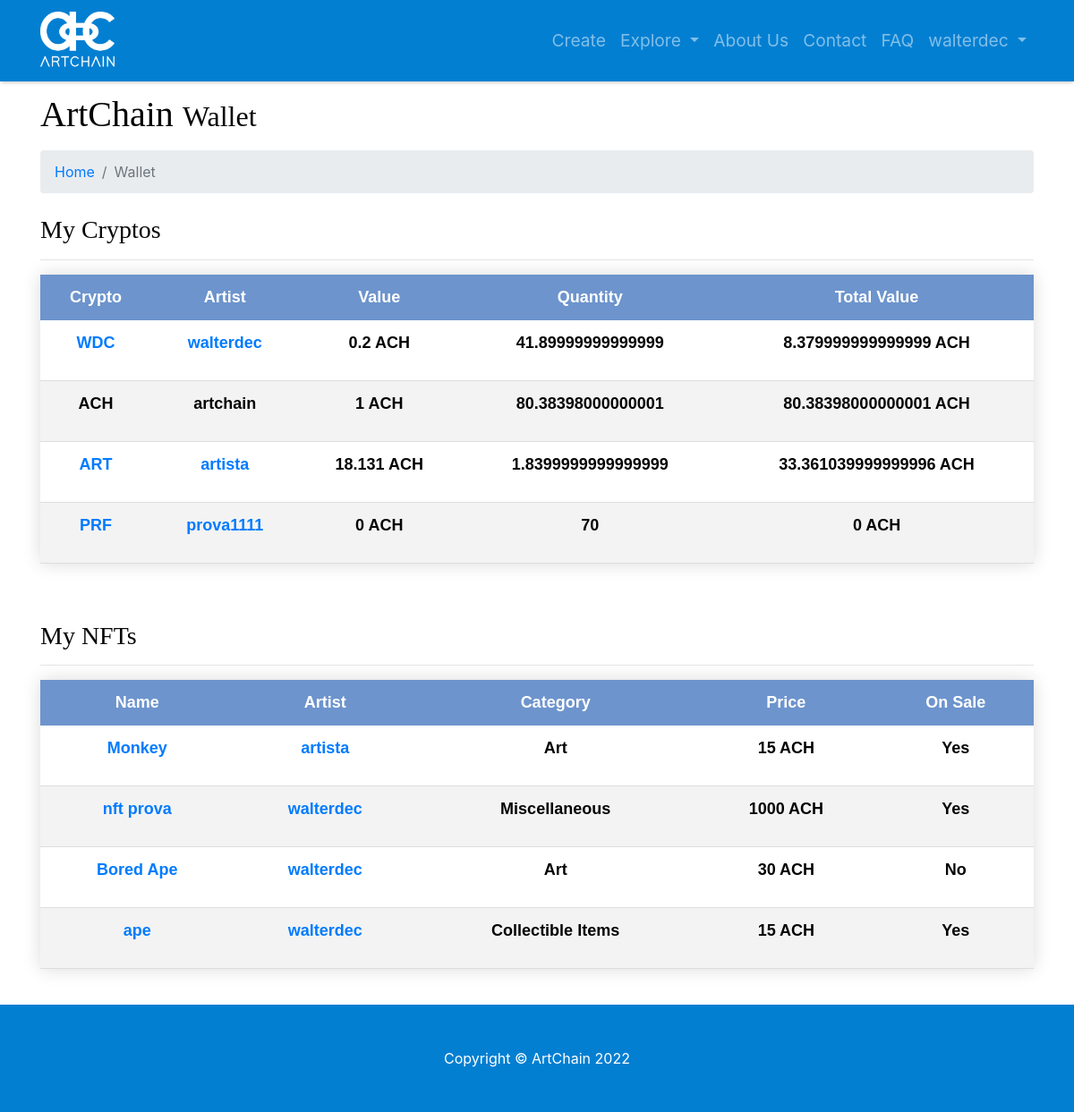
The page /myaccount-mywallet (signed in) on the database as committed earlier.
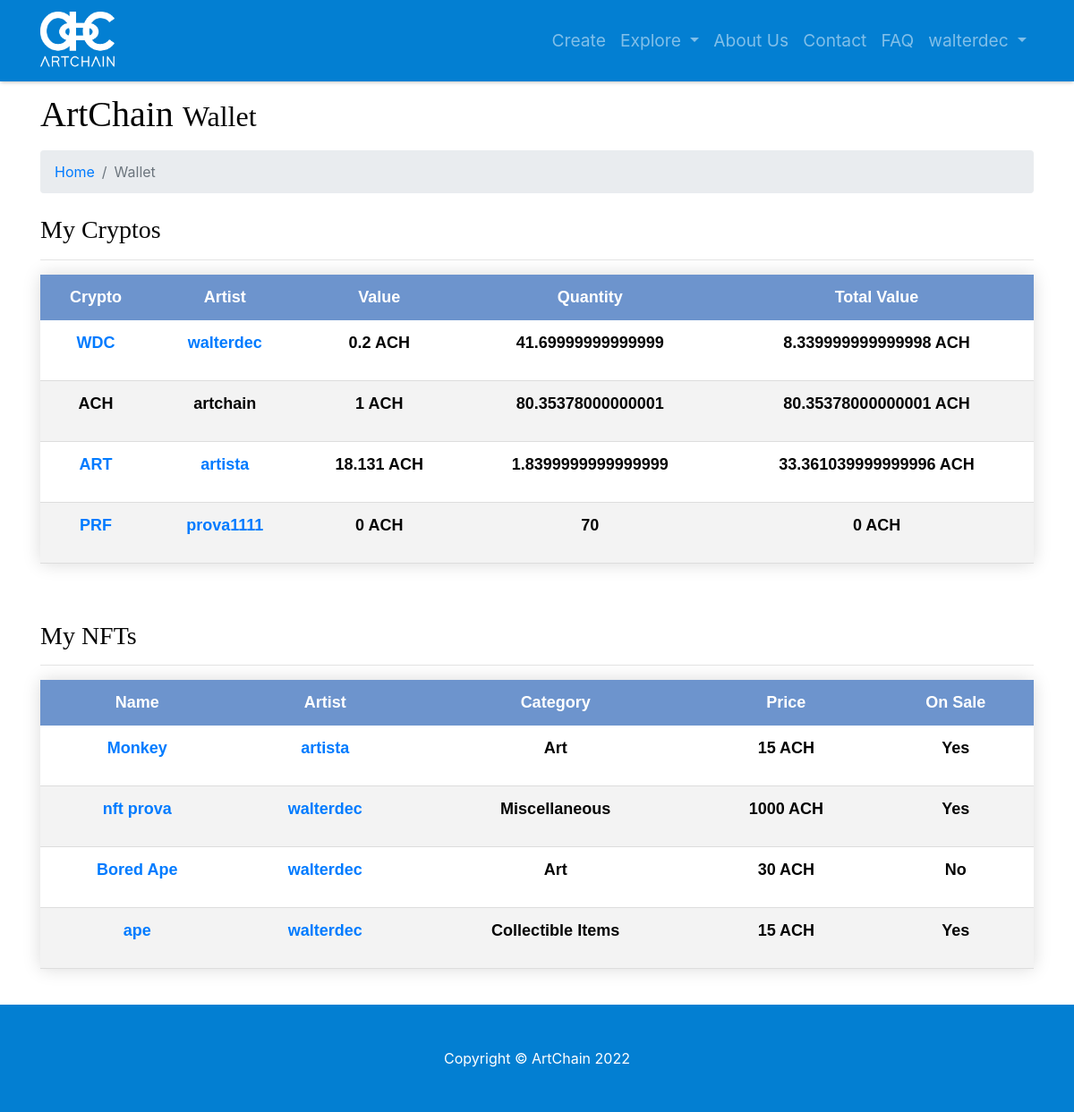
The same page on the database as committed later.
### model.py (models this page shows)
class User(db.Model):
    __tablename__ = 'users'
    id = db.Column(db.Integer, unique=True, primary_key=True)
    username = db.Column(db.String(64), unique=True, index=True)
    password = db.Column(db.String(64))
    email = db.Column(db.String(64), unique=True)
    role_id = db.Column(db.Integer, db.ForeignKey('roles.id'))
    name = db.Column(db.String(64))
    surname = db.Column(db.String(64))
    category = db.Column(db.String(64), default=False)
    profile_pic_src = db.Column(db.String(64))
    insta = db.Column(db.Integer)
    instaname = db.Column(db.String(64))
    face = db.Column(db.Integer)
    facename = db.Column(db.String(64))
    twitter = db.Column(db.Integer)
    twittername = db.Column(db.String(64))
    yt = db.Column(db.Integer)
    ytname = db.Column(db.String(64))
    tiktok = db.Column(db.Integer)
    tiktokname = db.Column(db.String(64))
    twitch = db.Column(db.Integer)
    twitchname = db.Column(db.String(64))
    applemusic = db.Column(db.Integer)
    applemusicname = db.Column(db.String(64))
    spotify = db.Column(db.Integer)
    spotifyname = db.Column(db.String(64))
    soundcloud = db.Column(db.Integer)
    soundcloudname = db.Column(db.String(64))
    sales = db.Column(db.Integer)
    value = db.Column(db.Integer)

class Crypto(db.Model):
    __tablename__ = 'cryptos'
    id = db.Column(db.Integer, primary_key=True, unique=True)
    user_id = db.Column(db.Integer)
    name = db.Column(db.String(64), unique=True)
    value = db.Column(db.Float)

class Wallet(db.Model):
    __tablename__ = 'wallets'
    id = db.Column(db.Integer, primary_key=True, unique=True)
    user_id = db.Column(db.Integer)
    crypto_id = db.Column(db.Integer)
    amount = db.Column(db.Integer)

class NFT(db.Model):
    __tablename__ = 'nfts'
    id = db.Column(db.Integer, primary_key=True)
    name = db.Column(db.String(64))
    category = db.Column(db.String(64))
    description = db.Column(db.Text)
    price = db.Column(db.Float)
    creator_id = db.Column(db.String(64), index=True)
    owner_id = db.Column(db.String(64))
    on_sale = db.Column(db.Boolean(1))
    img_src = db.Column(db.String(64))

### app.py (the view)
@app.route('/myaccount-mywallet', endpoint='mywallet')
def my_wallet():
    try:
        if session['username']:
            user = session['username']
            for row in db.session.query(model.User).filter_by(username=user):
                user_logged_in = row
    except KeyError:
        return forbidden(KeyError)
    users_dictionary = {}
    crypto_dictionary = {}
    wallet_dictionary = {}
    wallet_list = db.session.query(model.Wallet).filter_by(user_id=user_logged_in.id).all()
    cryptos_list = db.session.query(model.Crypto).all()
    for cryptocurrency in cryptos_list:
        users_dictionary[cryptocurrency.user_id] = (db.session.query(model.User).filter_by
                                                    (id=cryptocurrency.user_id).first())
    for row in wallet_list:
        crypto_dictionary[row.crypto_id] = (db.session.query(model.Crypto).filter_by
                                            (id=row.crypto_id).first())
        wallet_dictionary[row.crypto_id] = row
    nfts_list = db.session.query(model.NFT).filter_by(owner_id=user_logged_in.id).all()
    return render_template('myaccount-mywallet.html', user=user_logged_in,
                           users_dictionary=users_dictionary, crypto_dictionary=crypto_dictionary,
                           wallet_dictionary=wallet_dictionary, nfts_list=nfts_list)

### templates/myaccount-mywallet.html (shortened to what this page needs)
{% include 'main-template.html' %}
{% block content %}
<head>
</head>
<div class="container">
   <h1 class="mt-4 mb-3">ArtChain
      <small>Wallet</small>
   </h1>
   <ol class="breadcrumb">
      <li class="breadcrumb-item">
         <a href="/">Home</a>
      </li>
      <li class="breadcrumb-item active">Wallet</li>
   </ol>
   <div class="mt-4 mb-3">
      <h3>My Cryptos</h3>
      <hr>
      {% if not crypto_dictionary %}
      <h5 class="text-center">You have no cryptos in your wallet.</h5>
      {% else %}
      <table class="styled-table">
         <thead>
            <tr>
               <th>Crypto</th>
               <th>Artist</th>
               <th>Value</th>
               <th>Quantity</th>
               <th>Total Value</th>
            </tr>
         </thead>
         <tbody>
            {% for crypto in crypto_dictionary.values() %}
            {% if crypto.name == 'ACH' %}
            <tr class="mt-5">
               <th>
                  <p>{{crypto.name}}</p>
               </th>
               <th>
                  <p>
                     {{users_dictionary.get(crypto.user_id).username}}
                  </p>
               </th>
               <th>
                  <p>{{users_dictionary.get(crypto.user_id).value}} ACH</p>
               </th>
               <th>
                  <p>{{wallet_dictionary.get(crypto.id).amount}}</p>
               </th>
               <th>
                  <p>{{wallet_dictionary.get(crypto.id).amount*users_dictionary.get(crypto.user_id).value}} ACH</p>
               </th>
            </tr>
            {% else %}
            <tr class="mt-5">
               <th>
                  <p><a href="item/crypto/{{crypto.name}}">{{crypto.name}}</a></p>
               </th>
               <th>
                  <p><a href="profile/{{users_dictionary.get(crypto.user_id).username}}">
                     {{users_dictionary.get(crypto.user_id).username}}
                     </a>
                  </p>
               </th>
               <th>
                  <p>{{users_dictionary.get(crypto.user_id).value}} ACH</p>
               </th>
               <th>
                  <p>{{wallet_dictionary.get(crypto.id).amount}}</p>
               </th>
               <th>
                  <p>{{wallet_dictionary.get(crypto.id).amount*users_dictionary.get(crypto.user_id).value}} ACH</p>
               </th>
            </tr>
            {% endif %}
            {% endfor %}
         </tbody>
      </table>
      {% endif %}
   </div>
   <br>
   <div class="mt-4 mb-3">
      <h3>My NFTs</h3>
      <hr>
      {% if not nfts_list %}
      <h5 class="text-center">You have no NFTs in your wallet.</h5>
      {% else %}
      <table class="styled-table">
         <thead>
            <tr>
               <th>Name</th>
               <th>Artist</th>
               <th>Category</th>
               <th>Price</th>
               <th>On Sale</th>
            </tr>
         </thead>
         <tbody>
            {% for nft in nfts_list %}
            <tr>
               <th>
                  <p><a href="item/nft/{{nft.name}}">{{nft.name}}</a></p>
               </th>
               <th>
                  <p><a href="profile/{{users_dictionary.get(nft.creator_id).username}}">{{users_dictionary.get(nft.creator_id).username}}</a></p>
               </th>
               <th>
                  <p>{{nft.category}}</p>
               </th>
               <th>
                  <p>{{nft.price}} ACH</p>
               </th>
               {% if nft.on_sale %}
               <th>
                  <p>Yes</p>
               </th>
               {% else %}
               <th>
                  <p>No</p>
               </th>
               {% endif %}
            </tr>
            {% endfor %}
         </tbody>
      </table>
      {% endif %}
   </div>
   <br>
</div>
{% endblock content %}
{% include 'footer.html' %}

### templates/main-template.html (shortened to what this page needs)
<!DOCTYPE html>
<html lang="en">
   <head>
      <link href="{{url_for('static',filename='vendor/bootstrap/css/bootstrap.css')}}" rel="stylesheet">
      <link href="{{url_for('static',filename='css/modern-business.css')}}" rel="stylesheet">
   </head>
   <body>
      <nav class="navbar fixed-top navbar-expand-lg navbar-dark fixed-top">
         <div class="container">
            <a class="navbar-brand" href="/"><img src="{{url_for('static',filename='images/logos/artchain_logo_white.png')}}" width="85" height="65"></a>
            <div class="collapse navbar-collapse" id="navbarResponsive">
               <ul class="navbar-nav ml-auto">
                  {% if session.username %}
                  <li class="nav-item">
                     <a class="nav-link" href="/create">Create</a>
                  </li>
                  {% endif %}
                  <li class="nav-item dropdown">
                     <a class="nav-link dropdown-toggle" href="#" id="navbarDropdownPages" data-toggle="dropdown" aria-haspopup="true" aria-expanded="false">
                     Explore
                     </a>
                  </li>
                  <li class="nav-item">
                     <a class="nav-link" href="/about">About Us</a>
                  </li>
                  <li class="nav-item">
                     <a class="nav-link" href="/contact">Contact</a>
                  </li>
                  <li class="nav-item">
                     <a class="nav-link" href="/faq">FAQ</a>
                  </li>
                  {% if session.username %}
                  <li class="nav-item dropdown">
                     <a class="nav-link dropdown-toggle" href="#" id="navbarDropdownBlog" data-toggle="dropdown" aria-haspopup="true" aria-expanded="false">
                     {{session.username}}
                     </a>
                  </li>
                  {% endif %}
               </ul>
            </div>
         </div>
      </nav>
      <br>
   </body>
</html>

### templates/footer.html
<footer class="py-5 bg-dark">
   <div class="container">
      <p class="m-0 text-center text-white">Copyright &copy; ArtChain 2022</p>
   </div>
</footer>

### static/css/modern-business.css (style rules this page uses)
body { padding-top: 56px; }
th { padding: 10%; }
thead { background-color: #117CC4; }
.bg-dark { background-color: #037FD2; }
nav { box-shadow: 0 2px 4px -1px rgba(0,0,0,0.25); font-size: larger; }
h1 { font-family: building; }
h3 { font-family: building; }
.navbar { box-shadow: 0 2px 4px -1px rgba(0,0,0,0.25); background-color: #037FD2; }
.styled-table { border-radius: 0.25rem; border-collapse: collapse; margin: auto; font-size: large; text-align: center; font-family: sans-serif; table-layout: auto; width: 100%; box-shadow: 0 0 20px rgba(0, 0, 0, 0.15); border-bottom: #037FD2; vertical-align: center; }
thead { -moz-border-radius: 5px 0 0 0; }
.styled-table thead tr { height: auto; background-color: #6D94CD; color: #ffffff; font-size: large; }
.styled-table th, .styled-table td { padding: 12px 15px; }
.styled-table tbody tr { border-bottom: 1px solid #dddddd; }
.styled-table tbody tr:nth-of-type(even) { background-color: #f3f3f3; }

Rows that differ between the two databases and show on the page:
changed Wallet (number 1 of 3 on the later page): get "41.89999999999999" → "41.69999999999999"; get "8.379999999999999" → "8.339999999999998"
changed through a linked row, Crypto "ACH": get "80.38398000000001" → "80.35378000000001"
